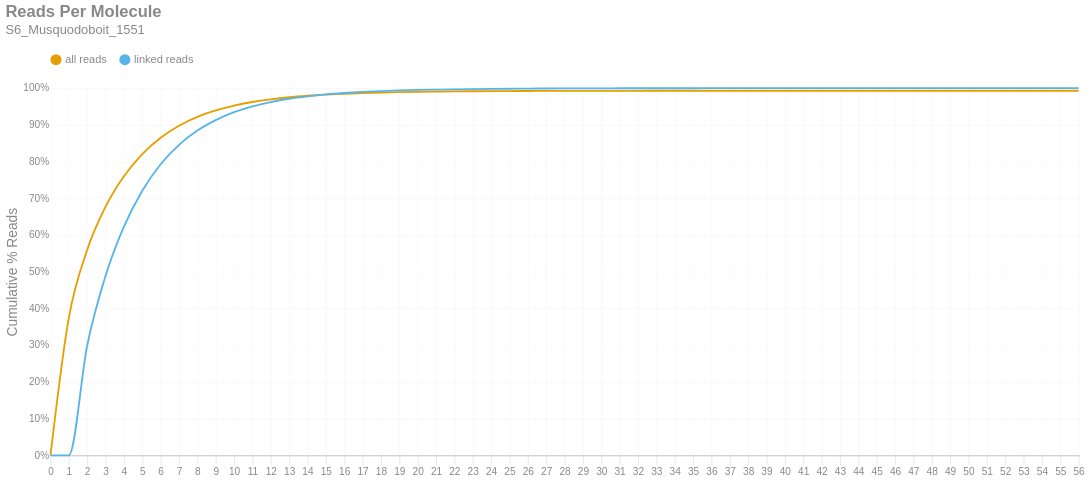

The cell this chart's notebook holds for it:
### Markdown cell above
### Reads per Molecule
This chart shows the cumulative distribution of the number of reads per linked molecule. That is, how many alignments are associated with a unique molecule. This excludes the number of reads associated with invalid or absent linked-read barcodes. The `linked` histogram is the percentages recalculated when disregarding singletons.

### Code cell
if SKIPLR:
    print_html(f"Skipped")
else:
    counts = np.bincount(valids['reads'].cast(pl.Int64).to_numpy())
    weighted = counts * np.arange(len(counts))
    all_perc = weighted / n_reads
    linked_perc = weighted / n_linked_reads
    linked_perc[1] = 0
    binned_df = pl.DataFrame({
        'readsper': list(range(len(counts))),
        'all reads (cumsum)': np.cumsum(all_perc).tolist(),
        'linked reads (cumsum)': np.cumsum(linked_perc).tolist(),
    })

    with SafeRender(binned_df):
        (
            density_plot(binned_df, 'Reads Per Molecule', samplename, 'readspmol')
            .encode(
                x=alt.X('readsper:O', title=None).axis(labelAngle=0).scale(padding=0),
                y=alt.Y('value:Q', title='Cumulative % Reads').axis(format='%').stack(False),
                color=alt.Color("key:N").scale(domain=["all reads", "linked reads"]),
                tooltip=[
                    alt.Tooltip("key:N", title="Data Type"),
                    alt.Tooltip("readsper:O", title="Reads Per Molecule"),
                    alt.Tooltip("value:Q", format=".2%", title="% Reads (Cum.)")
                ]            
            )
        ).display()

### Figure 1 — Vega-Lite specification as saved in the notebook (floating-point values rounded to 4 significant figures)
{"width": "container", "height": 400, "config": {"title": {"anchor": "start", "dy": -15, "fontSize": 18, "color": "#888888", "subtitleColor": "#888888", "subtitleFontSize": 14}, "arc": {"fill": "#0072B2"}, "axis": {"domainColor": "#888888", "domainWidth": 0.5, "gridWidth": 0.2, "grid": false, "titleFontWeight": 400, "titleFontSize": 15, "labelFontSize": 11, "labelColor": "#888888", "tickColor": "#888888", "tickWidth": 0.2, "titleColor": "#888888"}, "axisBand": {"grid": false}, "axisX": {"grid": true, "tickSize": 10, "domainCap": "round"}, "axisY": {"domain": false, "grid": true, "tickSize": 0, "domainCap": "round"}, "background": "transparent", "header": {"labelFontSize": 15, "labelColor": "#888888", "titleFontSize": 15, "titleFontWeight": 600, "titleColor": "#888888"}, "legend": {"labelFont": "sans-serif", "labelFontSize": 12, "labelColor": "#888888", "symbolSize": 100, "symbolType": "circle", "titleFontSize": 12, "titlePadding": 10, "titleColor": "#888888", "title": null, "orient": "top"}, "range": {"category": ["#E69F00", "#56B4E9", "#009E73", "#F0E442", "#0072B2", "#D55E00", "#CC79A7", "#000000"], "diverging": ["#cfe8f3", "#a2d4ec", "#73bfe2", "#46abdb", "#1696d2", "#12719e"]}, "area": {"fill": "#0072B2", "fillOpacity": 0.7, "line": true, "strokeOpacity": 0.7}, "line": {"color": "#0072B2", "stroke": "#0072B2", "strokeWidth": 2}, "trail": {"color": "#0072B2", "stroke": "#0072B2", "strokeWidth": 0, "size": 1}, "point": {"filled": true, "fillOpacity": 1.0, "size": 95}, "text": {"color": "#888888", "fontSize": 11, "align": "right", "fontWeight": 400, "size": 11}, "bar": {"fill": "#0072B2", "stroke": null}, "view": {"stroke": null, "continuousWidth": 660, "continuousHeight": 400}}, "data": {"name": "data-a455f611b36a2f3f68bfa021e82f7ef1"}, "mark": {"type": "line", "interpolate": "monotone", "point": {"opacity": 0, "size": 275}}, "encoding": {"color": {"field": "key", "scale": {"domain": ["all reads", "linked reads"]}, "type": "nominal"}, "tooltip": [{"field": "key", "title": "Data Type", "type": "nominal"}, {"field": "readsper", "title": "Reads Per Molecule", "type": "ordinal"}, {"field": "value", "format": ".2%", "title": "% Reads (Cum.)", "type": "quantitative"}], "x": {"axis": {"labelAngle": 0}, "field": "readsper", "scale": {"padding": 0}, "title": null, "type": "ordinal"}, "y": {"axis": {"format": "%"}, "field": "value", "stack": false, "title": "Cumulative % Reads", "type": "quantitative"}}, "params": [{"name": "param_c36ac31b6afebe62", "select": {"type": "point", "fields": ["key"]}, "bind": "legend"}], "title": {"text": "Reads Per Molecule", "subtitle": "S6_Musquodoboit_1551"}, "transform": [{"fold": ["all reads (cumsum)", "linked reads (cumsum)"]}, {"calculate": "replace(datum.key, ' (cumsum)', '')", "as": "key"}, {"filter": {"param": "param_c36ac31b6afebe62"}}], "usermeta": {"embedOptions": {"downloadFileName": "S6_Musquodoboit_1551.readspmol"}}, "$schema": "https://vega.github.io/schema/vega-lite/v6.1.0.json", "datasets": {"data-a455f611b36a2f3f68bfa021e82f7ef1": [{"readsper": 0, "all reads (cumsum)": 0.0, "linked reads (cumsum)": 0.0}, {"readsper": 1, "all reads (cumsum)": 0.375, "linked reads (cumsum)": 0.0}, {"readsper": 2, "all reads (cumsum)": 0.5598, "linked reads (cumsum)": 0.299}, {"readsper": 3, "all reads (cumsum)": 0.6772, "linked reads (cumsum)": 0.489}, {"readsper": 4, "all reads (cumsum)": 0.7599, "linked reads (cumsum)": 0.6229}, {"readsper": 5, "all reads (cumsum)": 0.8202, "linked reads (cumsum)": 0.7204}, {"readsper": 6, "all reads (cumsum)": 0.8648, "linked reads (cumsum)": 0.7926}, {"readsper": 7, "all reads (cumsum)": 0.8975, "linked reads (cumsum)": 0.8455}, {"readsper": 8, "all reads (cumsum)": 0.9215, "linked reads (cumsum)": 0.8844}, {"readsper": 9, "all reads (cumsum)": 0.9391, "linked reads (cumsum)": 0.9129}, {"readsper": 10, "all reads (cumsum)": 0.9525, "linked reads (cumsum)": 0.9345}, {"readsper": 11, "all reads (cumsum)": 0.9623, "linked reads (cumsum)": 0.9503}, {"readsper": 12, "all reads (cumsum)": 0.9695, "linked reads (cumsum)": 0.9621}, {"readsper": 13, "all reads (cumsum)": 0.9751, "linked reads (cumsum)": 0.9711}, {"readsper": 14, "all reads (cumsum)": 0.9792, "linked reads (cumsum)": 0.9777}, {"readsper": 15, "all reads (cumsum)": 0.9824, "linked reads (cumsum)": 0.9829}, {"readsper": 16, "all reads (cumsum)": 0.9847, "linked reads (cumsum)": 0.9867}, {"readsper": 17, "all reads (cumsum)": 0.9866, "linked reads (cumsum)": 0.9897}, {"readsper": 18, "all reads (cumsum)": 0.988, "linked reads (cumsum)": 0.9919}, {"readsper": 19, "all reads (cumsum)": 0.9891, "linked reads (cumsum)": 0.9937}, {"readsper": 20, "all reads (cumsum)": 0.9899, "linked reads (cumsum)": 0.995}, {"readsper": 21, "all reads (cumsum)": 0.9905, "linked reads (cumsum)": 0.996}, {"readsper": 22, "all reads (cumsum)": 0.991, "linked reads (cumsum)": 0.9968}, {"readsper": 23, "all reads (cumsum)": 0.9914, "linked reads (cumsum)": 0.9975}, {"readsper": 24, "all reads (cumsum)": 0.9917, "linked reads (cumsum)": 0.998}, {"readsper": 25, "all reads (cumsum)": 0.992, "linked reads (cumsum)": 0.9984}, {"readsper": 26, "all reads (cumsum)": 0.9922, "linked reads (cumsum)": 0.9988}, {"readsper": 27, "all reads (cumsum)": 0.9924, "linked reads (cumsum)": 0.999}, {"readsper": 28, "all reads (cumsum)": 0.9925, "linked reads (cumsum)": 0.9992}, {"readsper": 29, "all reads (cumsum)": 0.9925, "linked reads (cumsum)": 0.9993}, {"readsper": 30, "all reads (cumsum)": 0.9926, "linked reads (cumsum)": 0.9995}, {"readsper": 31, "all reads (cumsum)": 0.9927, "linked reads (cumsum)": 0.9996}, {"readsper": 32, "all reads (cumsum)": 0.9927, "linked reads (cumsum)": 0.9996}, {"readsper": 33, "all reads (cumsum)": 0.9928, "linked reads (cumsum)": 0.9997}, {"readsper": 34, "all reads (cumsum)": 0.9928, "linked reads (cumsum)": 0.9997}, {"readsper": 35, "all reads (cumsum)": 0.9928, "linked reads (cumsum)": 0.9998}, {"readsper": 36, "all reads (cumsum)": 0.9928, "linked reads (cumsum)": 0.9998}, {"readsper": 37, "all reads (cumsum)": 0.9929, "linked reads (cumsum)": 0.9999}, {"readsper": 38, "all reads (cumsum)": 0.9929, "linked reads (cumsum)": 0.9999}, {"readsper": 39, "all reads (cumsum)": 0.9929, "linked reads (cumsum)": 0.9999}, {"readsper": 40, "all reads (cumsum)": 0.9929, "linked reads (cumsum)": 0.9999}, {"readsper": 41, "all reads (cumsum)": 0.9929, "linked reads (cumsum)": 0.9999}, {"readsper": 42, "all reads (cumsum)": 0.9929, "linked reads (cumsum)": 0.9999}, {"readsper": 43, "all reads (cumsum)": 0.9929, "linked reads (cumsum)": 0.9999}, {"readsper": 44, "all reads (cumsum)": 0.9929, "linked reads (cumsum)": 0.9999}, {"readsper": 45, "all reads (cumsum)": 0.9929, "linked reads (cumsum)": 1.0}, {"readsper": 46, "all reads (cumsum)": 0.9929, "linked reads (cumsum)": 1.0}, {"readsper": 47, "all reads (cumsum)": 0.9929, "linked reads (cumsum)": 1.0}, {"readsper": 48, "all reads (cumsum)": 0.9929, "linked reads (cumsum)": 1.0}, {"readsper": 49, "all reads (cumsum)": 0.9929, "linked reads (cumsum)": 1.0}, {"readsper": 50, "all reads (cumsum)": 0.9929, "linked reads (cumsum)": 1.0}, {"readsper": 51, "all reads (cumsum)": 0.9929, "linked reads (cumsum)": 1.0}, {"readsper": 52, "all reads (cumsum)": 0.9929, "linked reads (cumsum)": 1.0}, {"readsper": 53, "all reads (cumsum)": 0.9929, "linked reads (cumsum)": 1.0}, {"readsper": 54, "all reads (cumsum)": 0.993, "linked reads (cumsum)": 1.0}, {"readsper": 55, "all reads (cumsum)": 0.993, "linked reads (cumsum)": 1.0}, {"readsper": 56, "all reads (cumsum)": 0.993, "linked reads (cumsum)": 1.0}]}}
